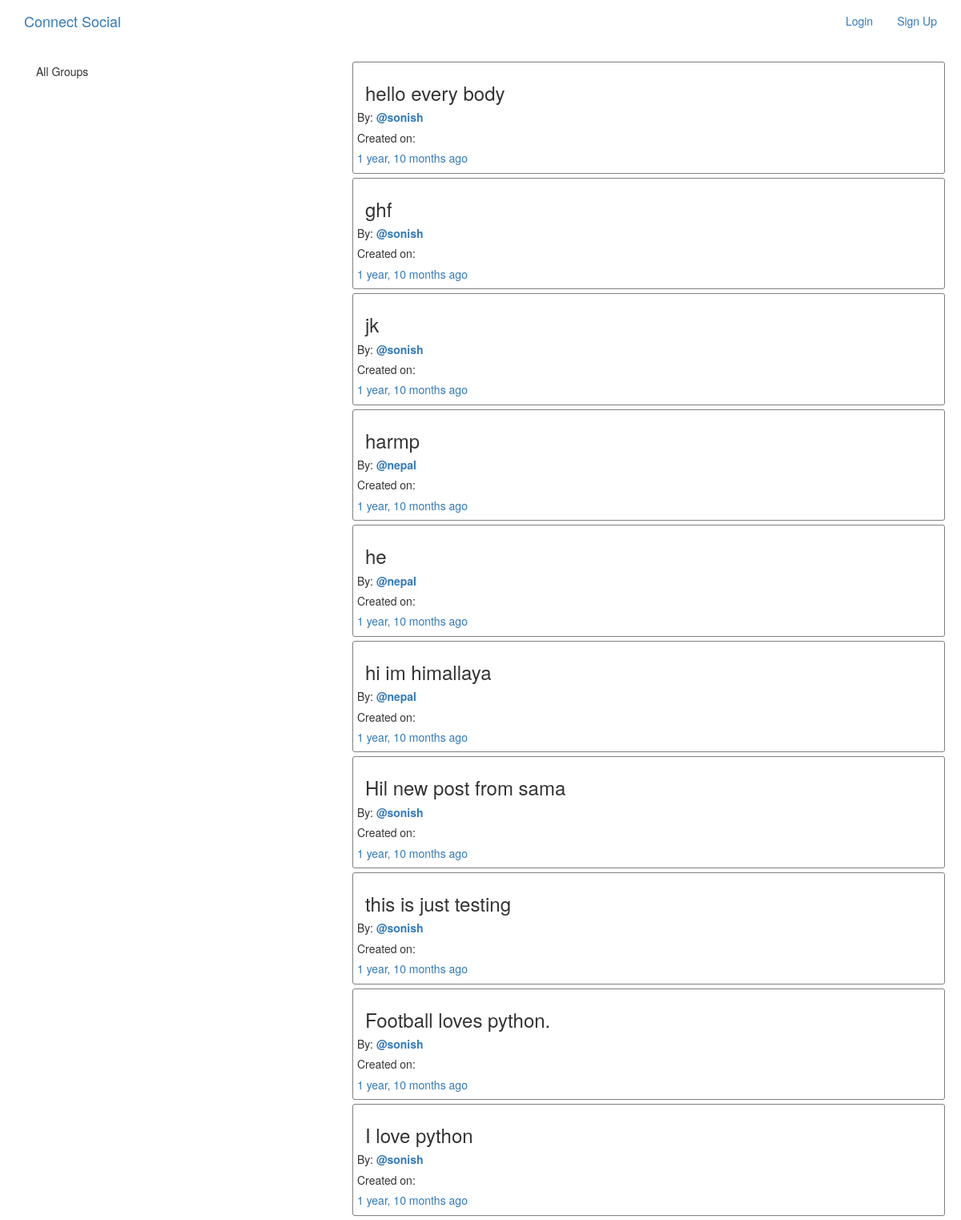
The app's page /posts/, older data.
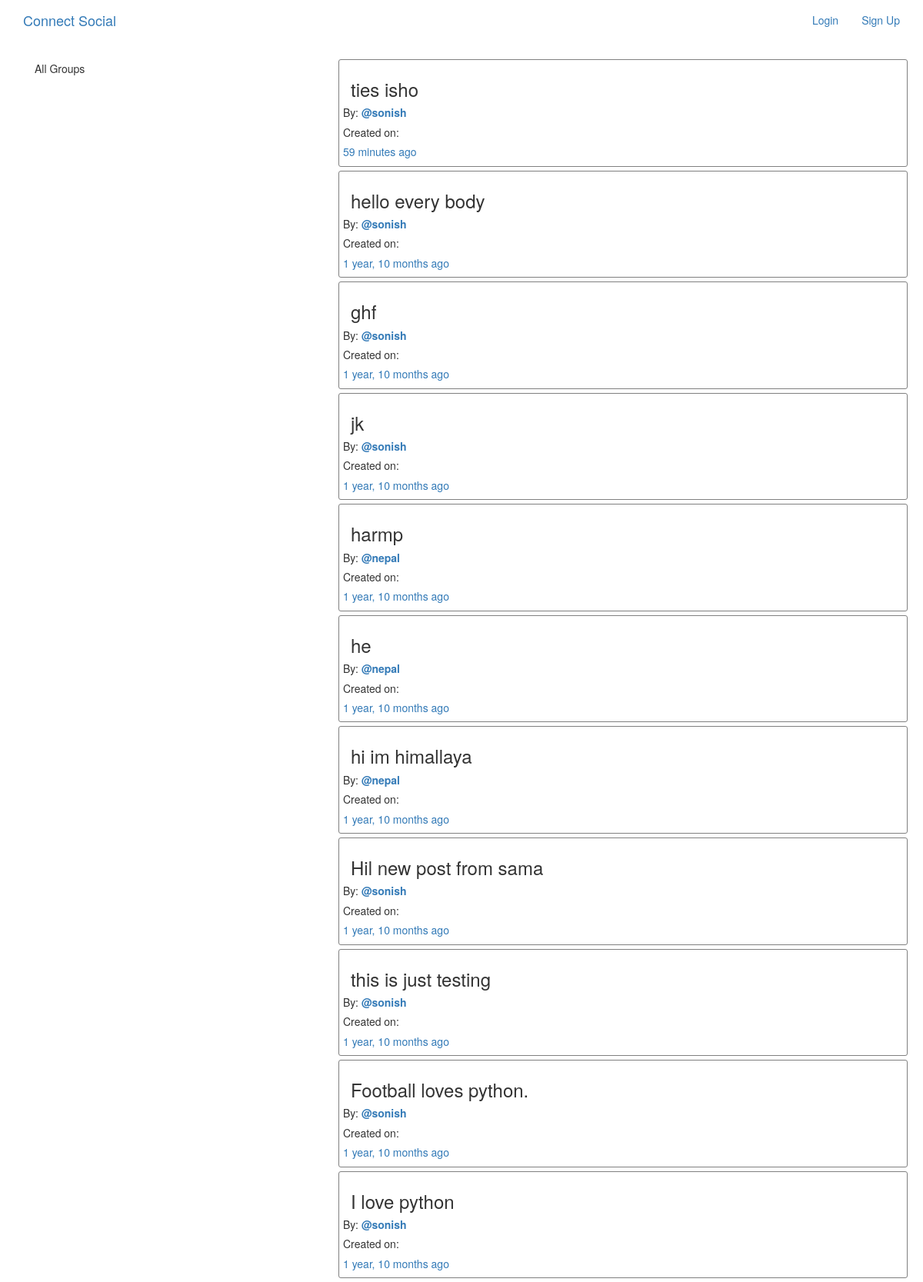
The same page, newer data.
### posts/models.py (models this page shows, shortened)
class Post(models.Model):
    user = models.ForeignKey(User,related_name="posts",on_delete=models.CASCADE)
    created_at = models.DateTimeField(auto_now= True)
    message = models.TextField()
    message_html = models.TextField(editable = False)
    group = models.ForeignKey(Group,related_name = "posts",null = True,blank=True,on_delete=models.CASCADE)
    class Meta:
        ordering= ['-created_at']
        unique_together = ['user','message']

### posts/views.py (the view)
class PostList(SelectRelatedMixin,generic.ListView):
    model = models.Post
    select_related = ('user','group')

### posts/templates/posts/post_list.html (shortened to what this page needs)
{%extends "posts/post_base.html"%}
{%block pre_post%}
  <div class="col-md-4">
    <div class="card card-with-shadow">
      <div class="content">
        <h5 class="title">All Groups</h5>
      </div>
    </div>
  </div>
{%endblock%}
{%block post_content%}
<div class="col-md-8">
  {%for post in post_list%}
    {%include "posts/_post.html"%}
    {%endfor%}
</div>
{%endblock%}

### posts/templates/posts/_post.html (shortened to what this page needs)
{%load humanize%}
<div class="poster">
  <h3>{{post.message_html|safe}}</h3>
  <div class="media-body">
    <h5 class="media-heading">
    <span class="username">
    By:  <a href="{%url 'posts:for_user' username=post.user.username%}"><strong>@{{post.user.username}}</strong></a>
    </span>
    <time class="time">
      <h5>Created on:</h5>
      <a href="{%url 'posts:single' username=post.user.username pk=post.pk%}">{{post.created_at|timesince}}
        ago
      </a>
    </time>
    </h5>
  </div>
</div>

Row changes from the older to the newer data that the page shows:
added Post: message_html "ties isho", user.username "sonish", created_at "59 minutes"
